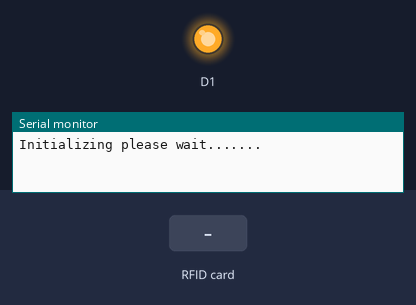
Bench run of a program on a simulated ESP8266 (Wemos D1 mini). On the bench: output pins drawn as LEDs (lit = HIGH), the last lines printed to the serial monitor. The test bench sets the inputs (shaded band).

Above: at 0.1 s.
At 4.2 s:
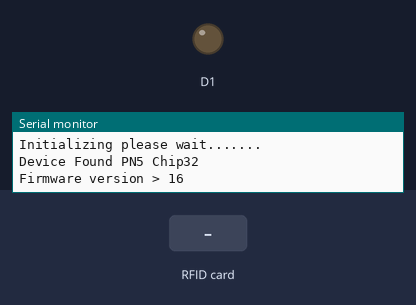
4.3 s: RFID card 5E 7A 19 C4 held to the reader
Timing chart, 0 to 7.3 s (numbered marks = the images above; inputs shaded):
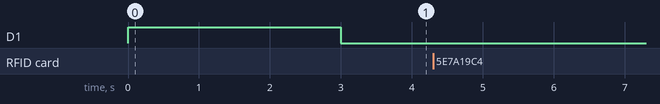

The program:

main.cpp
```cpp
/**
 * Use PN532 on ESP8266 / Wemos D1 mini with SPI
 * Connect the following 6 wires from PN532 to D1:
 * - 5V
 * - GND
 * - SCK - D5
 * - MISO - D6
 * - MOSI - D7
 * - SSEL - D4
 * */

#include <Adafruit_PN532.h>
#include "Wire.h"

// clk, mi, mo, ss
// Adafruit_PN532 nfc(D5, D6, D7, D8);

// Need to Adafruit_PN532.cpp to make it reliable, see
// https://github.com/adafruit/Adafruit-PN532/issues/80#issuecomment-650817585
Adafruit_PN532 nfc(D4);

String bytes_to_string(byte *buffer, byte bufferSize)
{
  String r;
  for (byte i = 0; i < bufferSize; i++)
  {
    char buf[3];
    sprintf(buf, "%02X", *(buffer + i));
    r += buf;
  }
  return r;
}

void setup(void)
{
  Serial.begin(115200);
  Serial.println("Initializing please wait.......");

  pinMode(D1, OUTPUT);
  digitalWrite(D1, HIGH);

  delay(3000);
  nfc.begin();

  uint32_t versiondata;
  int i = 0;
  while (!(versiondata = nfc.getFirmwareVersion()))
  {
    Serial.print(".");
    i++;
    if (i % 80 == 0)
    {
      Serial.println();
    }
    delay(100);
  }
  // Got o
  Serial.print("Device Found PN5 Chip");
  Serial.println((versiondata >> 24) & 0xFF, HEX);
  Serial.print("Firmware version > ");
  Serial.print((versiondata >> 16) & 0xFF, DEC);
  Serial.println((versiondata >> 8) & 0xFF, DEC);
  nfc.SAMConfig(); //Set to read RFID tags
  digitalWrite(D1, LOW);
}

void loop(void)
{
  digitalWrite(D1, LOW);

  uint8_t uid[] = {0, 0, 0, 0, 0, 0, 0}; // Buffer to store the returned UID
  uint8_t uidLength;                     // Length of the UID (4 or 7 bytes depending on ISO14443A card type)
  auto success = nfc.readPassiveTargetID(PN532_MIFARE_ISO14443A,  uid, &uidLength);

  if (success && uidLength > 0)
  {
    digitalWrite(D1, HIGH);
    String id = bytes_to_string(uid, uidLength);
    Serial.println(String("Found card: ") + id);
  }
}
```
